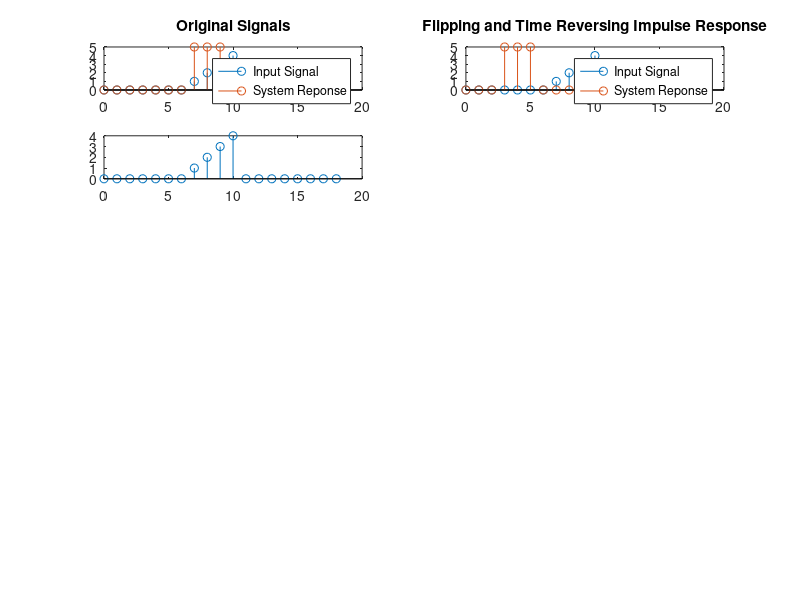

This chart was generated by the following MATLAB code: (Note: this script raises an error after producing the figure.)
close all
clear

n = 0:1:18;

padding = [0, 0, 0, 0, 0, 0];

x = [0, 1, 2, 3, 4, 0, 0];
h = [0, 5, 5, 5, 0, 0, 0];
h_flip = flip(h, 2);

x_padded = cat(2, x, padding);
x_padded = cat(2, padding, x_padded);

h_padded = cat(2, h, padding);
h_padded = cat(2, padding, h_padded);

h_flip_padded = cat(2, h_flip, padding);
h_flip_padded = cat(2, h_flip_padded, padding);


subplot(6,2,1)
stem(n,x_padded);
title('Original Signals')
hold on;
stem(n,h_padded);
hold off
legend('Input Signal', 'System Reponse');

subplot(6,2,2)
stem(n,x_padded);
title('Flipping and Time Reversing Impulse Response')
hold on;
stem(n,h_flip_padded);
hold off;
legend('Input Signal', 'System Reponse');

for i = 1:1:9  
    h_flip_padded = cat(2, zeros(1), h_flip_padded);
    h_flip_padded_cut = h_flip_padded(1:19);
    subplot(6,2,i+2);
    stem(n,x_padded);
    title('Shift Iteration:', i);
    hold on;
    stem(n,h_flip_padded_cut);
    hold off;
    legend('Input Signal', 'System Reponse');
end

output_sequence = [0, 5, 15, 30, 45, 35, 20];
y_padded = cat(2, output_sequence, padding);
y_padded = cat(2, padding, y_padded);

subplot(6, 2, 12);
stem(n, y_padded);
title('Output Sequence');

